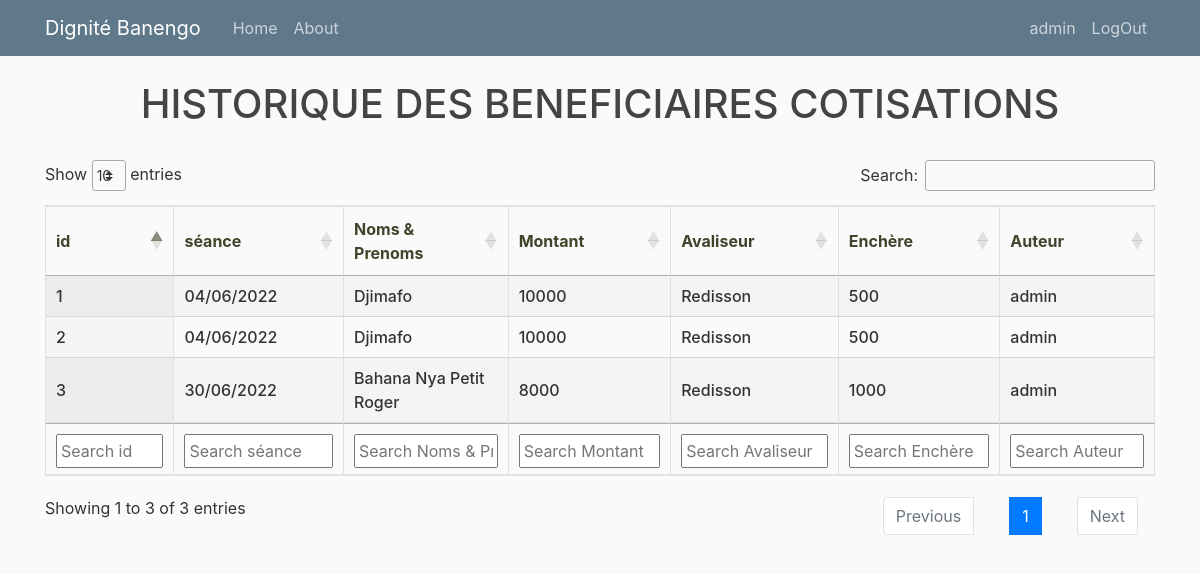
/beneficiairecotisationhistory/ (signed in), run on the app's committed database.
### tontine/models.py (models this page shows, shortened)
class BeneficiaireTontine(models.Model):
    seance = models.ForeignKey(Seance, on_delete=models.CASCADE)
    membre = models.ForeignKey(Membre, on_delete=models.CASCADE)
    montant = models.PositiveIntegerField()
    avaliseur = models.ForeignKey(Avaliseur, on_delete=models.CASCADE)
    enchere = models.PositiveIntegerField()
    created = models.DateTimeField(auto_now_add=True)
    updated = models.DateTimeField(auto_now=True)
    author= models.ForeignKey(User, on_delete=models.SET_NULL, blank=True, null=True)

class Seance(models.Model):
    date_seance = models.DateField(unique=True)
    president_jour = models.ForeignKey(Membre, on_delete=models.SET_NULL, blank=True, null=True)
    exercice_tontine = models.ForeignKey(ExerciceTontine, on_delete=models.CASCADE)
    exercice_presence = models.ForeignKey(ExercicePresence, on_delete=models.CASCADE)
    closed = models.BooleanField(default=False)
    total_presence = models.IntegerField(default=0)
    total_agape = models.IntegerField(default=0)
    total_tontine = models.IntegerField(default=0)
    total_encais = models.IntegerField(default=0)
    nbechec_agape= models.IntegerField(default=0)
    nbechec_presence= models.IntegerField(default=0)
    nbechec_cotisation= models.IntegerField(default=0)
    mtechec_agape= models.IntegerField(default=0)
    mtechec_presence= models.IntegerField(default=0)
    mtechec_cotisation= models.IntegerField(default=0)
    created = models.DateTimeField(auto_now_add=True)
    updated = models.DateTimeField(auto_now=True)
    author= models.ForeignKey(User, on_delete=models.SET_NULL, blank=True, null=True)

class Membre(models.Model):
    user = models.OneToOneField(User, on_delete=models.CASCADE)
    nom = models.CharField(max_length=100, unique=True)
    matricule = models.CharField(max_length=8, unique=True)
    telephone = models.CharField(max_length=10, blank=True, null=True)
    qualite = models.CharField(max_length=100, blank=True, null=True)
    profession = models.CharField(max_length=100, blank=True, null=True)
    sexe = models.CharField(choices=SEXE_CHOICES, max_length=1)
    date_naissance = models.DateField(blank=True, null=True)
    date_adhesion = models.DateField()
    created = models.DateTimeField(auto_now_add=True)
    updated = models.DateTimeField(auto_now=True)
    cotisation = models.ForeignKey(MontantCotisation, on_delete=models.CASCADE)
    presence = models.ForeignKey(MontantPresence, on_delete=models.CASCADE)
    agape = models.ForeignKey(MontantAgape, on_delete=models.CASCADE)
    bank = models.ForeignKey(MontantBank, on_delete=models.SET_NULL, blank=True, null=True)
    bank_bool = models.BooleanField(default=False)
    cotisation_bool = models.BooleanField(default=False)
    presence_bool = models.BooleanField(default=True)
    total_impaye = models.IntegerField(default=0)
    total_seance = models.IntegerField(default=0)
    total_consigne = models.IntegerField(default=0)
    reserve = models.IntegerField(default=0)

class Avaliseur(models.Model):
    membre = models.OneToOneField(Membre, on_delete=models.CASCADE)
    author= models.ForeignKey(User, on_delete=models.SET_NULL, blank=True, null=True)
    created = models.DateTimeField(auto_now_add=True)
    updated = models.DateTimeField(auto_now=True)

### tontine/views.py (the view)
# urls.py: path('beneficiairecotisationhistory/', views.beneficiairecotisationhistory, name='beneficiairecotisationhistory'),
@login_required
def beneficiairecotisationhistory(request):
	if request.user.is_staff:
		bch = BeneficiaireTontine.objects.filter(seance__exercice_tontine__is_active=True)
	else:
		try:
			m = request.user.membre
			bch = BeneficiaireTontine.objects.filter(seance__exercice_tontine__is_active=True, membre=m)
		except Exception as e:
			bch=[]
	context = {'bch': bch}
	return render(request, "tontine/beneficiairecotisationhistory.html", context)

### tontine/templates/tontine/beneficiairecotisationhistory.html (shortened to what this page needs)
{% extends "tontine/base2.html" %}
{% load crispy_forms_tags %}
{% block content %}
<h1 style="text-align: center;">HISTORIQUE DES BENEFICIAIRES COTISATIONS </h1>
<br>
<table id="example" class="stripe row-border order-column table-bordered" style="width:100%">
    <thead>
        <tr>
            <th>id</th>
            <th>séance</th>
            <th>Noms & Prenoms</th>
            <th>Montant</th>
            <th>Avaliseur</th>
            <th>Enchère</th>
            <th>Auteur </th>
        </tr>
    </thead>
    <tbody>
        {% for data in bch %}
            <tr>
                <td>{{data.id}}</td>
                <td>{{data.seance.date_seance|date:"d/m/Y"}}</td>
                <td>{{data.membre.nom}}</td>
                <td>{{data.montant}}</td>
                <td>{{data.avaliseur.membre.nom}}</td>
                <td>{{data.enchere}}</td>
                <td>{{data.author.username}} </td>
            </tr>
        {% endfor %}
    </tbody>
    <tfoot>
        <tr>
            <th>id</th>
            <th>séance</th>
            <th>Noms & Prenoms</th>
            <th>Montant</th>
            <th>Avaliseur</th>
            <th>Enchère</th>
            <th>Auteur </th>
        </tr>
    </tfoot>
</table>
{% endblock %}

### tontine/templates/tontine/base2.html (shortened to what this page needs)
{% load static %}
<!DOCTYPE html>
<html>
<head>
    <link rel="stylesheet" href="https://maxcdn.bootstrapcdn.com/bootstrap/4.0.0/css/bootstrap.min.css">
    <link rel="stylesheet" type="text/css" href="https://cdnjs.cloudflare.com/ajax/libs/twitter-bootstrap/4.5.2/css/bootstrap.css">
    <link rel="stylesheet" type="text/css" href="https://cdn.datatables.net/1.12.1/css/dataTables.bootstrap4.min.css">
    <link rel="stylesheet" type="text/css" href="https://cdn.datatables.net/1.12.1/css/jquery.dataTables.min.css">
    <link rel="stylesheet" type="text/css" href="https://cdn.datatables.net/buttons/2.2.3/css/buttons.dataTables.min.css">
    <link rel="stylesheet" type="text/css" href="{% static 'css/main.css' %}">
</head>
<body>
  <header class="site-header">
    <nav class="navbar navbar-expand-md navbar-dark bg-steel fixed-top">
      <div class="container">
        <a class="navbar-brand mr-4" href="{% url 'home' %}">Dignité Banengo</a>
        <div class="collapse navbar-collapse" id="navbarToggle">
          <div class="navbar-nav mr-auto">
            <a class="nav-item nav-link" href="{% url 'home' %}">Home</a>
            <a class="nav-item nav-link" href="{% url 'about' %}">About</a>
          </div>
          <div class="navbar-nav">
            {% if user.is_authenticated %}
        <a class="nav-item nav-link" href="{% url 'profile' %}">{{ request.user.username }}</a>
        <a class="nav-item nav-link" href="{% url 'logout' %}">LogOut</a>
        {% else %}
        <a class="nav-item nav-link" href="{% url 'login' %}">Login</a>
        <a class="nav-item nav-link" href="{% url 'inscription' %}">Register</a>
        {% endif %}
          </div>
        </div>
      </div>
    </nav>
  </header>
  <main role="main" class="container">
    <div class="row">
      <div class="col-md-12">
        {% block content %}{% endblock %}
      </div>
    </div>
    <br>
    <br>
    <br>
    <br>
    <br>
    <br>
  </main>
</body>
</html>

### static/css/main.css (style rules this page uses)
body { background: #fafafa; color: #333333; margin-top: 5rem; }
h1, h2, h3, h4, h5, h6 { color: #444444; }
.bg-steel { background-color: #5f788a; }
.site-header .navbar-nav .nav-link { color: #cbd5db; }

### tontine/templates/tontine/beneficiairecotisationhistory.html (style rules this page uses)
th { color: #3f452b; font-weight: bold; }
td { font-weight: 490; }

### data on the page
BeneficiaireTontine: id "1", seance.date_seance "04/06/2022", membre.nom "Djimafo", montant "10000", avaliseur.membre.nom "Redisson", enchere "500", author.username "admin"
BeneficiaireTontine: id "2", seance.date_seance "04/06/2022", membre.nom "Djimafo", montant "10000", avaliseur.membre.nom "Redisson", enchere "500", author.username "admin"
BeneficiaireTontine: id "3", seance.date_seance "30/06/2022", membre.nom "Bahana Nya Petit Roger", montant "8000", avaliseur.membre.nom "Redisson", enchere "1000", author.username "admin"

### other printed values
{{ request.user.username }} "admin"
